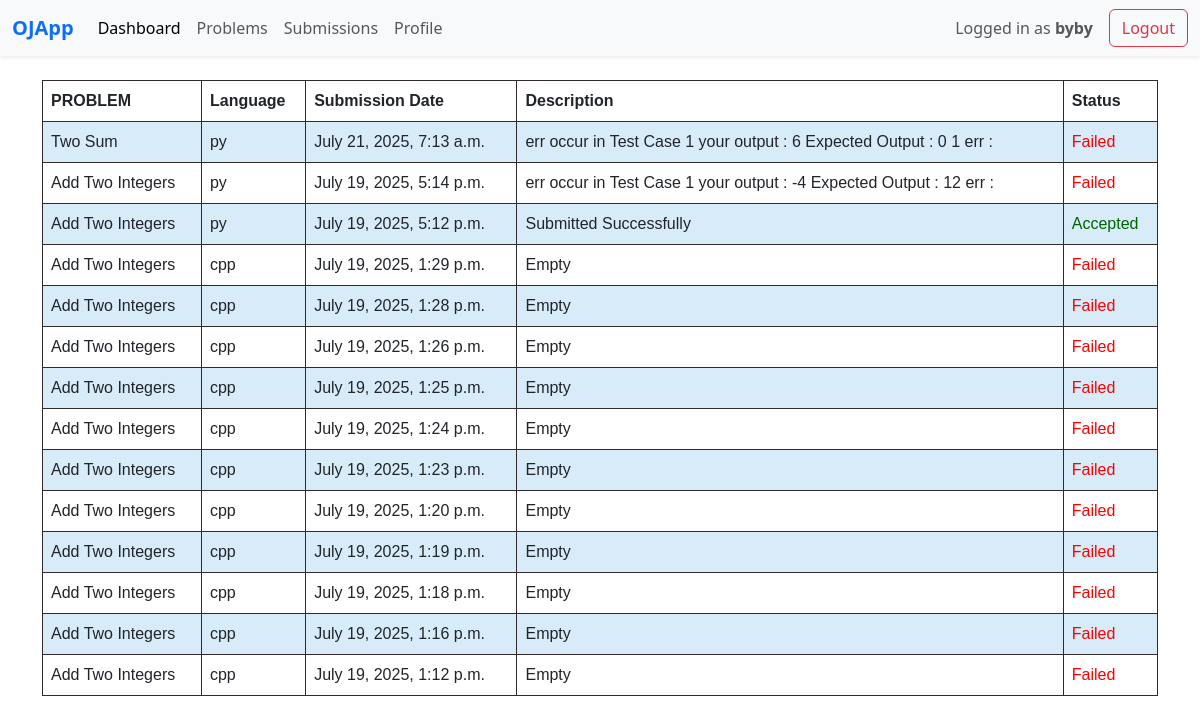
/ojapp/submissions (signed in), run on the app's committed database.
### accounts/models.py (models this page shows)
class User(AbstractUser):
    pass

### compiler/models.py (models this page shows, shortened)
class Compilers(models.Model):
    problem = models.ForeignKey(Problems, on_delete=models.CASCADE)
    user = models.ForeignKey(User , on_delete=models.CASCADE)
    lang = models.CharField(max_length=50)
    uuid = models.UUIDField(default=uuid.uuid4 , editable=False, unique=True)
    sub_time = models.DateTimeField(auto_now_add=True)
    message = models.TextField(default="Empty")
    status = models.BooleanField()

### ojapp/models.py (models this page shows, shortened)
class Problems(models.Model):
    id = models.AutoField(primary_key=True)
    name = models.CharField(max_length=80)
    description = models.TextField()
    examples = models.TextField()

### ojapp/views.py (the view)
# urls.py: path('submissions', views.submissions, name="submissions"),
@login_required
def submissions(request):
    data = list(Compilers.objects.filter(user =  request.user).values())
    data.reverse()
    for x in data:
        x["problem_id"] = Problems.objects.get(id= x["problem_id"]).name
    return render(request, "ojapp/submissions.html" , {"data":data})

### ojapp/templates/ojapp/submissions.html (shortened to what this page needs)
{% extends "ojapp/base.html" %}
{% block content %}
<div class="wait">
<table border="1">
    <tr>
        <th>PROBLEM</th>
        <th>Language</th>
        <th>Submission Date</th>
        <th>Description</th>
        <th>Status</th>
    </tr>
    {% for x in data %}
    <tr>
        <td>{{ x.problem_id }}</td>
        <td>{{ x.lang }}</td>
        <td>{{ x.sub_time }}</td>
        <td>{{ x.message }}</td>
        {% if x.status %}
            <td style="color: darkgreen;">Accepted</td>
        {% else %}
            <td style="color: red;">Failed</td>
        {% endif %}
    </tr>
    {% endfor %}
</table>
</div>
{% endblock content %}

### ojapp/templates/ojapp/navbar.html (shortened to what this page needs)
<nav class="navbar navbar-expand-lg navbar-light bg-light shadow-sm">
  <div class="container-fluid">
    <a class="navbar-brand fw-bold text-primary" href="/">OJApp</a>
    <div class="collapse navbar-collapse" id="navbarNavDropdown">
      <ul class="navbar-nav me-auto mb-2 mb-lg-0">
        <li class="nav-item">
          <a class="nav-link active" aria-current="page" href="/ojapp/dashboard">Dashboard</a>
        </li>
        <li class="nav-item">
          <a class="nav-link" href="/ojapp/problemlist">Problems</a>
        </li>
        <li class="nav-item">
          <a class="nav-link" href="/ojapp/submissions">Submissions</a>
        </li>
        <li class="nav-item">
          <a class="nav-link" href="/accounts/profile">Profile</a>
        </li>
      </ul>
    </div>
    {% if user.username %}
      <div class="d-flex align-items-center ms-auto">
      <span class="navbar-text me-3">
        Logged in as <strong>{{ user.username }}</strong>
      </span>
      <a class="btn btn-outline-danger" href="{% url 'logout_view' %}">Logout</a>
    </div>
    {% endif %}
  </div>
</nav>

### ojapp/templates/ojapp/submissions.html (style rules this page uses)
table { font-family: arial, sans-serif; border-collapse: collapse; width: 100%; }
td, th { border: 1px solid #302a2aff; text-align: left; padding: 8px; }
tr:nth-child(even) { background-color: #d7ecf8ff; }

### data on the page
User: username "byby"
Compilers: problem_id "Two Sum", lang "py", sub_time "July 21, 2025, 7:13 a.m.", message "err occur in Test Case 1 your output : 6 Expected Output : 0 1 err :", status "Failed"
Compilers: problem_id "Add Two Integers", lang "py", sub_time "July 19, 2025, 5:14 p.m.", message "err occur in Test Case 1 your output : -4 Expected Output : 12 err :", status "Failed"
Compilers: problem_id "Add Two Integers", lang "py", sub_time "July 19, 2025, 5:12 p.m.", message "Submitted Successfully", status "Accepted"
Compilers: problem_id "Add Two Integers", lang "cpp", sub_time "July 19, 2025, 1:29 p.m.", message "Empty", status "Failed"
Compilers: problem_id "Add Two Integers", lang "cpp", sub_time "July 19, 2025, 1:28 p.m.", message "Empty", status "Failed"
Compilers: problem_id "Add Two Integers", lang "cpp", sub_time "July 19, 2025, 1:26 p.m.", message "Empty", status "Failed"
Compilers: problem_id "Add Two Integers", lang "cpp", sub_time "July 19, 2025, 1:25 p.m.", message "Empty", status "Failed"
Compilers: problem_id "Add Two Integers", lang "cpp", sub_time "July 19, 2025, 1:24 p.m.", message "Empty", status "Failed"
Compilers: problem_id "Add Two Integers", lang "cpp", sub_time "July 19, 2025, 1:23 p.m.", message "Empty", status "Failed"
Compilers: problem_id "Add Two Integers", lang "cpp", sub_time "July 19, 2025, 1:20 p.m.", message "Empty", status "Failed"
Compilers: problem_id "Add Two Integers", lang "cpp", sub_time "July 19, 2025, 1:19 p.m.", message "Empty", status "Failed"
Compilers: problem_id "Add Two Integers", lang "cpp", sub_time "July 19, 2025, 1:18 p.m.", message "Empty", status "Failed"
Compilers: problem_id "Add Two Integers", lang "cpp", sub_time "July 19, 2025, 1:16 p.m.", message "Empty", status "Failed"
Compilers: problem_id "Add Two Integers", lang "cpp", sub_time "July 19, 2025, 1:12 p.m.", message "Empty", status "Failed"
